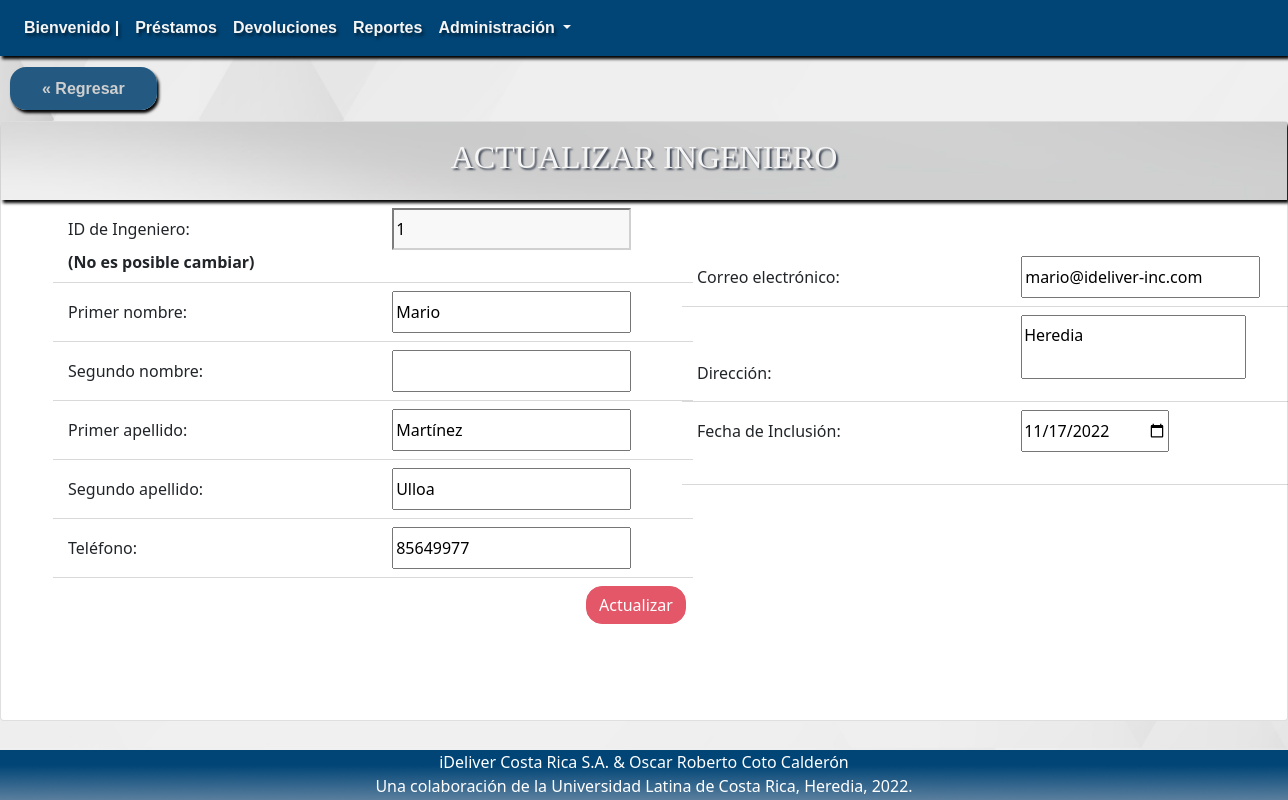
The page /?c=actualizarIngeniero&idIngeniero=1 on the database its author committed.
### tables this page shows
CREATE TABLE `ingeniero` (
  `idIngeniero` varchar(25) NOT NULL,
  `primerNombre` varchar(50) NOT NULL,
  `segundoNombre` varchar(50) DEFAULT NULL,
  `primerApellido` varchar(50) NOT NULL,
  `segundoApellido` varchar(50) DEFAULT NULL,
  `telefono` varchar(25) DEFAULT NULL,
  `correoElectronico` varchar(50) DEFAULT NULL,
  `direccion` varchar(500) DEFAULT NULL,
  `fechaInclusion` date DEFAULT current_timestamp()
);

### Model/Ingeniero.php (called while the page is built, shortened)
<?php
class Ingeniero
{
  public function __construct($idIngeniero = "",$primerNombre = "", $segundoNombre = "", $primerApellido = "", $segundoApellido = "", $telefono = "", $correoElectronico = "", $direccion = "", $fechaInclusion = "") {
    $this->idIngeniero = $idIngeniero;
    $this->primerNombre = $primerNombre;
    $this->segundoNombre = $segundoNombre;
    $this->primerApellido = $primerApellido;
    $this->segundoApellido = $segundoApellido;
    $this->telefono = $telefono;
    $this->correoElectronico = $correoElectronico;
    $this->direccion = $direccion;
    $this->fechaInclusion = $fechaInclusion;
  }
  function read_ingenieros($idIngeniero = "")
  {
    $rows = [];
    try {
      $sql = "SELECT * FROM ingeniero";
      if ($idIngeniero) {
        $sql .= " WHERE idIngeniero='$idIngeniero'";
      }
      $pdo = new connection();
      $pdo = $pdo->open();
      $result = $pdo->query($sql);
      foreach ($result->fetchAll() as $value) {
        $rows[] = new Ingeniero(
        $value['idIngeniero'],
        $value['primerNombre'],
        $value['segundoNombre'],
        $value['primerApellido'],
        $value['segundoApellido'],
        $value['telefono'],
        $value['correoElectronico'],
        $value['direccion'],
        $value['fechaInclusion']);
      }
    } catch (Exception $ex) {
      error_log("Error en la funcion" . __FUNCTION__ . " en el archivo" . __FILE__ . " con el error " . $ex->getMessage());
    }
    return $rows;
  }
}

### View/actualizarIngeniero.php (the view)
<div class="upside">
    <a href="?c=detalleAllIngeniero" class="Inicio">« Regresar </a>
</div>
<div class="card" id="ListaCompleta">
    <div class="card-title">
        <h2> ACTUALIZAR INGENIERO </h2>
    </div>
    <form method="POST" action="?c=actualizarIngeniero" class='formulario'>
    <?php foreach ($selectIngeniero as $value) { ?>
        <div class="row" style="margin-left: 2.5rem;">
            <div class="col-md-6 col-xl-6 col-sm-12" >
                <div class="col-md-12 col-xl-12 col-sm-12" >
                    <label for="idIngeniero" class='label_form'>ID de Ingeniero:</label>
                    <input type="text" class="col-form-label" id="input_form" name="idIngeniero" value="<?php echo $value->idIngeniero; ?>" style="background-color:#f8f8f8; border-color: #d0d0d0" readonly>
                    <strong>(No es posible cambiar)</strong>
                </div>
                <div class="dropdown-divider" id="dropdown-divider-form"></div>
                <div class="col-md-12 col-xl-12 col-sm-12" >
                    <label for="primerNombre" class='label_form'>Primer nombre: </label>
                    <input type="text" class="col-form-label" id="input_form" name="primerNombre" value="<?php echo $value->primerNombre; ?>" required>
                </div>
                <div class="dropdown-divider" id="dropdown-divider-form"></div>
                <div class="col-md-12 col-xl-12 col-sm-12" >
                    <label for="segundoNombre" class='label_form'>Segundo nombre: </label>
                    <input type="text" class="col-form-label" id="input_form" name="segundoNombre" value="<?php echo $value->segundoNombre; ?>" >
                </div>
                <div class="dropdown-divider" id="dropdown-divider-form"></div>
                <div class="col-md-12 col-xl-12 col-sm-12" >
                    <label for="primerApellido" class='label_form'>Primer apellido: </label>
                    <input type="text" class="col-form-label" id="input_form" name="primerApellido" value="<?php echo $value->primerApellido; ?>" required>
                </div>
                <div class="dropdown-divider" id="dropdown-divider-form"></div>
                <div class="col-md-12 col-xl-12 col-sm-12" >
                    <label for="segundoApellido" class='label_form'>Segundo apellido: </label>
                    <input type="text" class="col-form-label" id="input_form" name="segundoApellido" value="<?php echo $value->segundoApellido; ?>" required>
                </div>
                <div class="dropdown-divider" id="dropdown-divider-form"></div>
                <div class="col-md-12 col-xl-12 col-sm-12" >
                    <label for="telefono" class='label_form'>Teléfono: </label>
                    <input type="text" class="col-form-label" id="input_form" name="telefono" value="<?php echo $value->telefono; ?>" required>
                </div>
                <div class="dropdown-divider" id="dropdown-divider-form"></div>
            </div>
            <div class="col-md-6 col-xl-6 col-sm-12">
            <br>
            <br>
                <div class="col-md-12 col-xl-12 col-sm-12" >
                    <label for="correoElectronico" class='label_form'>Correo electrónico: </label>
                    <input type="text" class="col-form-label" id="input_form" name="correoElectronico" value="<?php echo $value->correoElectronico; ?>" required>
                </div>
                <div class="dropdown-divider" id="dropdown-divider-form"></div>
                <div class="col-md-12 col-xl-12 col-sm-12" >
                    <label for="direccion" class='label_form'>Dirección: </label>
                    <textarea class="col-form-label" style="resize:none" name="direccion" id="input_form" rows="2" cols="22" required><?php echo $value->direccion; ?></textarea>
                </div>
                <div class="dropdown-divider" id="dropdown-divider-form"></div>
                <div class="col-md-12 col-xl-12 col-sm-12" >
                    <label for="fechaInclusion" class='label_form'>Fecha de Inclusión: </label>
                    <input type="date" class="col-form-label" id="input_form" name="fechaInclusion" value="<?php echo $value->fechaInclusion; ?>" required>
                </div>
                <br>
                <div class="dropdown-divider" id="dropdown-divider-form"></div>
            </div>
        </div>
        <div class="form-button" align="center" style="margin-bottom: 5rem;">
            <button type="submit" class="btn btn-primary boton-form" id="submit-button">Actualizar</button>
        </div>
    </form>
    <?php } ?>
</div>

### css/style.css (style rules this page uses)
body { background-image: url("../img/CIDM_wallpaper.jpg"); background-position: center; background-attachment: fixed; background-size:cover; }
.card { margin: auto; width: 100%; display: flexbox; }
.card .card-title { background-image: url("../img/card-subtitle-wallpaper.jpg"); color: whitesmoke; text-align: center; font-family: "Arial Black"; box-shadow: 2px 3px 3px black; }
.card .card-title h2 { text-shadow: 2px 2px 2px #3F4756; padding: 1rem; }

### css/style1.css (style rules this page uses)
#ListaCompleta { margin-top: 10px; width: inherit; }
.upside { margin-top: 20px; margin-left: 10px; margin-bottom: 20px; }
.upside .Inicio { margin: auto; padding: 0.8rem 2rem; text-align: center; background: #245a81; color: #cfcfcf; text-decoration: none; width: 50%; box-shadow: 2px 3px 3px black; font-family: "Arial", Arial, sans-serif; font-weight: bold; border-radius: 1rem; }

### css/style2.css (style rules this page uses)
.boton-form { margin-right: 1rem; margin-bottom: 1rem; }
.label_form { width: 20rem; text-align: left; }
#dropdown-divider-form { width: 40rem; }
#submit-button { background: #e35768; border-color: #e35768; border-radius: 1rem; }

### rows shown on the page
ingeniero: idIngeniero "1", primerNombre "Mario", primerApellido "Martínez", segundoApellido "Ulloa", telefono "85649977", correoElectronico "mario@ideliver-inc.com", direccion "Heredia", fechaInclusion "11/17/2022"
